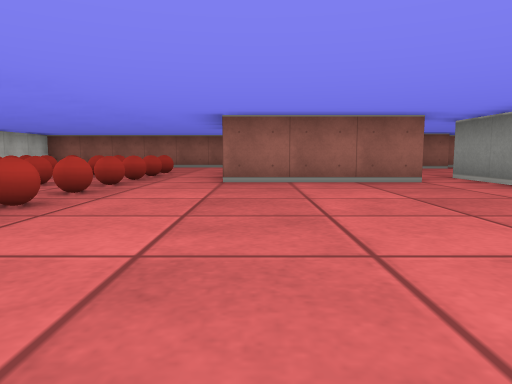
View 1 (above)

16 first-person views from a walk through a cub3D level. The camera is about half as high as the walls, tilts 6° down and sees 70° across. The floor is counted in squares. Each view is taken from the middle of a square. On the plan, view 1 faces up. The plan holds only what a view shows up to about 9 squares ahead; the rest is blank.

View 2
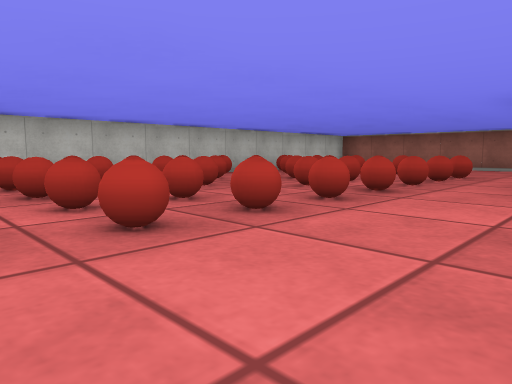

View 3
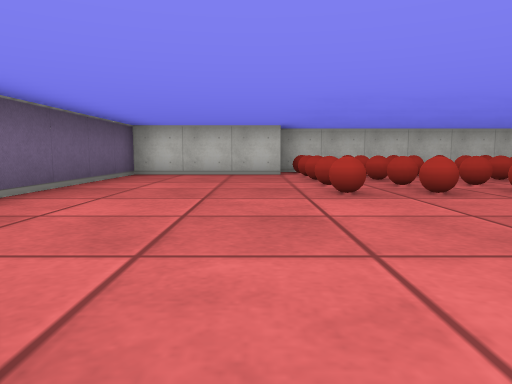

View 4
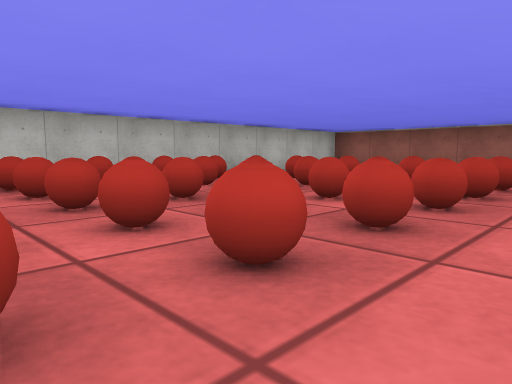

View 5
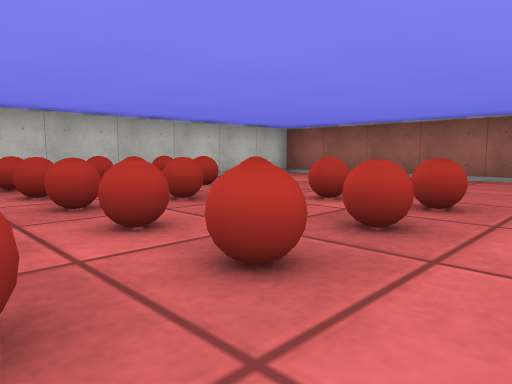

View 6
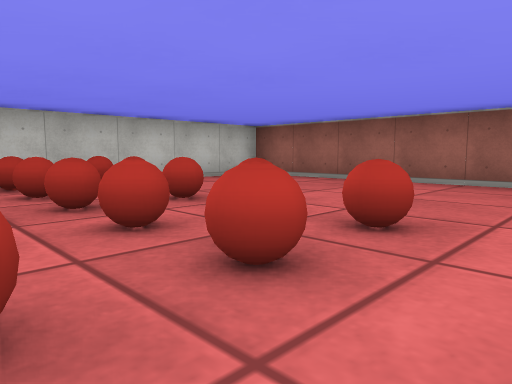

View 7
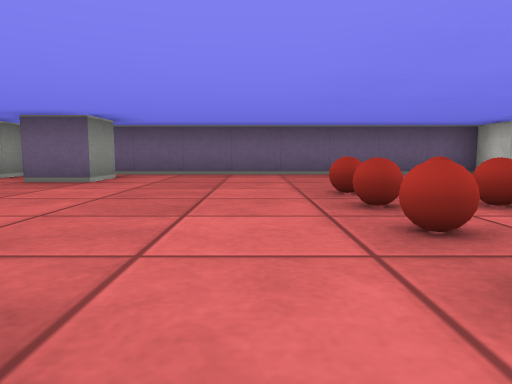

View 8
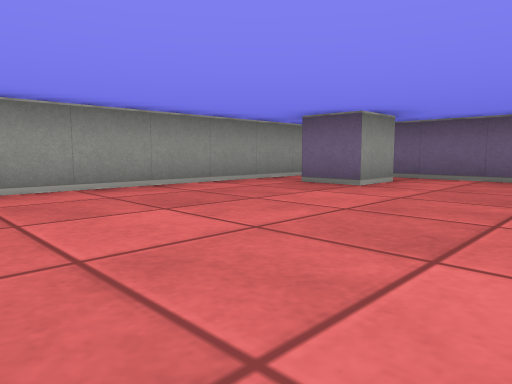

View 9
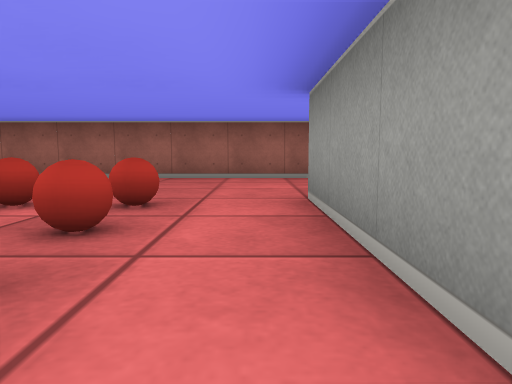

View 10
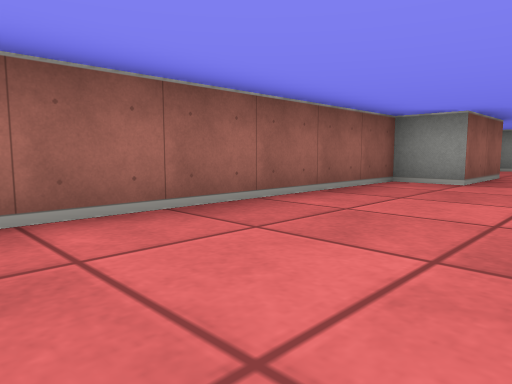

View 11
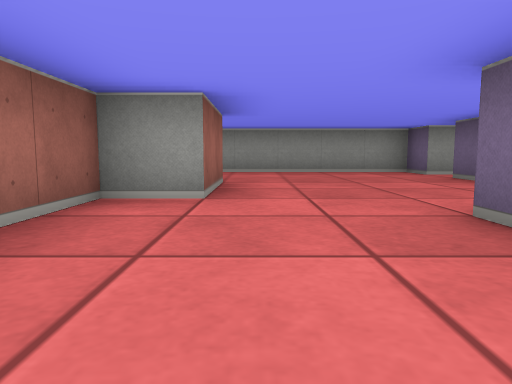

View 12
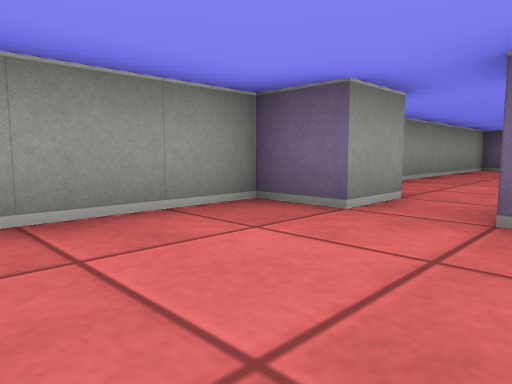

View 13
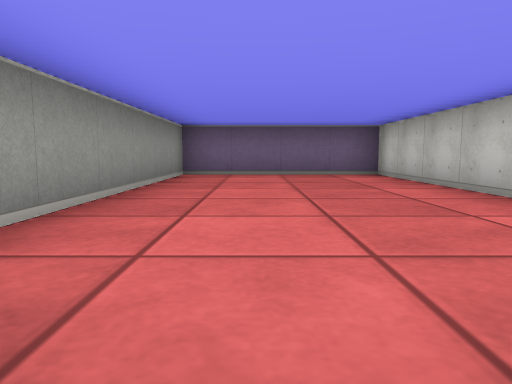

View 14
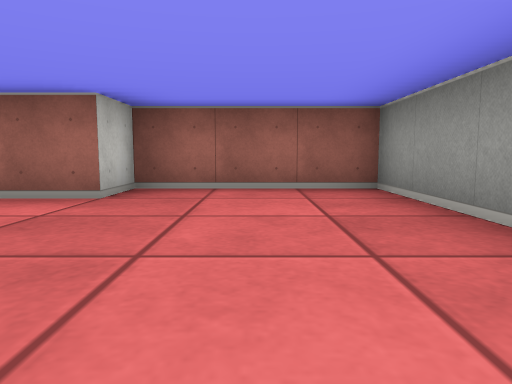

View 15
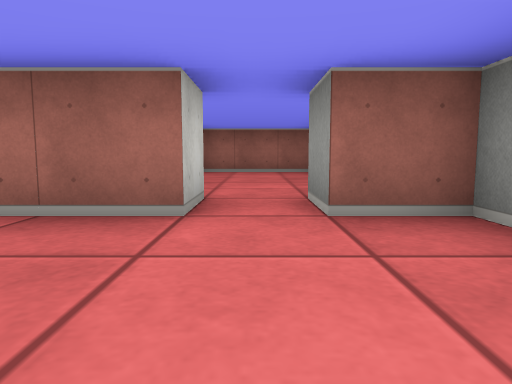

View 16
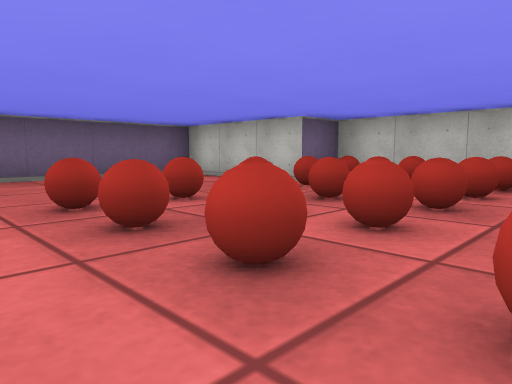

### Floor plan
Ten units are one square. View 1 is at (0, 0); x grows to the right and y downward. Boxes are objects, and circles mark ways between rooms. Rooms are numbered by the first view taken in them; rooms with no view inside come last. Other rooms are left out.
<svg viewBox="-70 -120 160 140">
<path fill="none" stroke="#000" d="M26 -55 -5 -55 -5 -85M20 -85 25 -85M15 6 15 -5 25 -5M35 -105 35 -115 -65 -115 -65 -15 -55 -15 -55 15 20 15M35 11 35 -55M58 -65 65 -65 65 -55M75 -55 75 -65 85 -65 85 -115 55 -115 55 -105 35 -105M35 -55 35 -65M45 -25 45 15 85 15 85 -55 75 -55M65 -55 51 -55"/>
<rect x="-65" y="-25" width="10" height="10" fill="#bbb"><title>ball</title></rect>
<rect x="-65" y="-35" width="10" height="10" fill="#bbb"><title>ball</title></rect>
<rect x="-65" y="-45" width="10" height="10" fill="#bbb"><title>ball</title></rect>
<rect x="-65" y="-55" width="10" height="10" fill="#bbb"><title>ball</title></rect>
<rect x="-65" y="-65" width="10" height="10" fill="#bbb"><title>ball</title></rect>
<rect x="-65" y="-75" width="10" height="10" fill="#bbb"><title>ball</title></rect>
<rect x="-65" y="-85" width="10" height="10" fill="#bbb"><title>ball</title></rect>
<rect x="-55" y="-25" width="10" height="10" fill="#bbb"><title>ball</title></rect>
<rect x="-55" y="-35" width="10" height="10" fill="#bbb"><title>ball</title></rect>
<rect x="-55" y="-45" width="10" height="10" fill="#bbb"><title>ball</title></rect>
<rect x="-55" y="-55" width="10" height="10" fill="#bbb"><title>ball</title></rect>
<rect x="-55" y="-65" width="10" height="10" fill="#bbb"><title>ball</title></rect>
<rect x="-55" y="-75" width="10" height="10" fill="#bbb"><title>ball</title></rect>
<rect x="-55" y="-85" width="10" height="10" fill="#bbb"><title>ball</title></rect>
<rect x="-45" y="-25" width="10" height="10" fill="#bbb"><title>ball</title></rect>
<rect x="-45" y="-35" width="10" height="10" fill="#bbb"><title>ball</title></rect>
<rect x="-45" y="-45" width="10" height="10" fill="#bbb"><title>ball</title></rect>
<rect x="-45" y="-55" width="10" height="10" fill="#bbb"><title>ball</title></rect>
<rect x="-45" y="-65" width="10" height="10" fill="#bbb"><title>ball</title></rect>
<rect x="-45" y="-75" width="10" height="10" fill="#bbb"><title>ball</title></rect>
<rect x="-45" y="-85" width="10" height="10" fill="#bbb"><title>ball</title></rect>
<rect x="-35" y="-25" width="10" height="10" fill="#bbb"><title>ball</title></rect>
<rect x="-35" y="-35" width="10" height="10" fill="#bbb"><title>ball</title></rect>
<rect x="-35" y="-45" width="10" height="10" fill="#bbb"><title>ball</title></rect>
<rect x="-35" y="-55" width="10" height="10" fill="#bbb"><title>ball</title></rect>
<rect x="-35" y="-65" width="10" height="10" fill="#bbb"><title>ball</title></rect>
<rect x="-35" y="-75" width="10" height="10" fill="#bbb"><title>ball</title></rect>
<rect x="-35" y="-85" width="10" height="10" fill="#bbb"><title>ball</title></rect>
<rect x="-25" y="-25" width="10" height="10" fill="#bbb"><title>ball</title></rect>
<rect x="-25" y="-35" width="10" height="10" fill="#bbb"><title>ball</title></rect>
<rect x="-25" y="-45" width="10" height="10" fill="#bbb"><title>ball</title></rect>
<rect x="-25" y="-55" width="10" height="10" fill="#bbb"><title>ball</title></rect>
<rect x="-25" y="-65" width="10" height="10" fill="#bbb"><title>ball</title></rect>
<rect x="-25" y="-75" width="10" height="10" fill="#bbb"><title>ball</title></rect>
<rect x="-25" y="-85" width="10" height="10" fill="#bbb"><title>ball</title></rect>
<circle cx="30" cy="-60" r="3" fill="#2a7"/>
<circle cx="35" cy="-95" r="3" fill="#2a7"/>
<circle cx="70" cy="-60" r="3" fill="#2a7"/>
<text x="-20" y="-50">1</text>
<text x="60" y="-90">2</text>
<text x="60" y="-20">3</text>
</svg>
Room 1 opens to room 2. Room 2 opens to room 3.

Where each view was taken, in squares from view 1:
view 1: 0 up, 0 right, facing up
view 2: 1 up, 0 right, facing up-left
view 3: 1 up, 2 right, facing left
view 4: 3 up, 1 left, facing up-left
view 5: 5 up, 1 left, facing up-left
view 6: 6 up, 1 left, facing up-left
view 7: 6 up, 1 left, facing down
view 8: 5 up, 1 left, facing down-right
view 9: 5 up, 1 left, facing up
view 10: 9 up, 2 left, facing up-right
view 11: 10 up, 0 right, facing right
view 12: 9 up, 6 right, facing down-right
view 13: 6 up, 7 right, facing down
view 14: 7 up, 7 right, facing up
view 15: 3 up, 7 right, facing up
view 16: 5 up, 1 left, facing down-left
